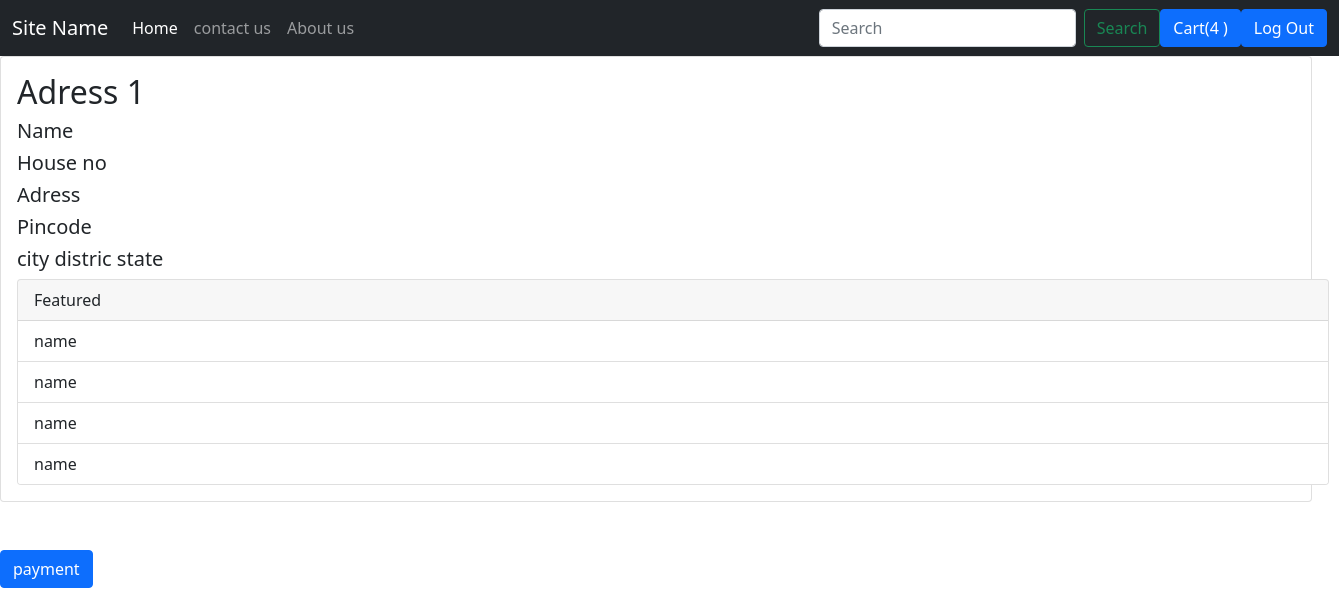
/review/, run on the app's committed database.
### shop/models.py (models this page shows, shortened)
class Cart(models.Model):
    cid=models.AutoField
    cartid=models.CharField(max_length=50,default="")
    cartname = models.CharField(max_length=20,default="")
    cartdecs = models.CharField(max_length=50,default="")
    cartimage = models.ImageField(upload_to="shop/cartimage", default="")
    cartprice = models.IntegerField(default=0)

### shop/views.py (the view)
# urls.py: path("review/",views.review,name="review"),
def review(request):
    c = Cart.objects.all()
    n = len(c)
    pa = {'xv': c, 'n': n}
    return render(request,'shop/review.html',pa)

### shop/templates/shop/review.html (shortened to what this page needs)
{% extends 'shop/basic.html' %}
{% block body %}
<div class="card" style="width: 82rem;">
  <div class="card-body">
    <h2 class="card-title">Adress 1</h2>
    <div class="card-text">
      <h5>Name</h5>
      <h5>House no</h5>
      <h5>Adress</h5>
      <h5>Pincode</h5>
      <h5>city  distric  state  </h5>
    </div>
   <div class="card" style="width: 82rem;">
  <div class="card-header">
    Featured
  </div>
  <ul class="list-group list-group-flush">
{% for i in xv %}
    <li class="list-group-item">{{i.cartname}}
    </li>
    {%endfor%}
  </ul>
</div>
  </div>
</div>
<br><br>
<a href="/payment/" class="btn btn-primary">payment</a>
{%endblock%}

### data on the page
Cart: cartname "name"
Cart: cartname "name"
Cart: cartname "name"
Cart: cartname "name"

### other printed values
{{ n }} "4"
